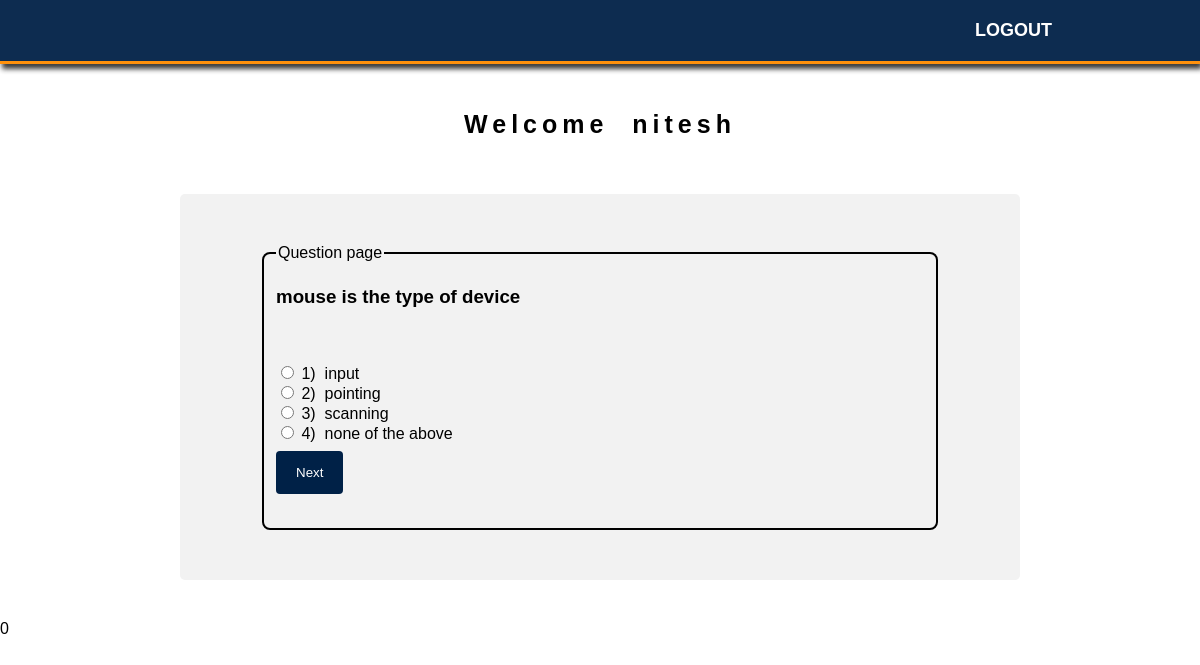
Page /question.php?type=2 (signed in) on the committed database.
### tables this page shows
CREATE TABLE `questions` (
  `id` int(255) NOT NULL AUTO_INCREMENT,
  `q_type` int(25) NOT NULL,
  `img_url` varchar(40) NOT NULL,
  `question` tinytext NOT NULL,
  `answer1` varchar(255) NOT NULL,
  `answer2` varchar(255) NOT NULL,
  `answer3` varchar(255) NOT NULL,
  `answer4` varchar(255) NOT NULL,
  `answer` varchar(255) NOT NULL,
  `created_on` datetime(6) NOT NULL,
  `updated_on` datetime(6) NOT NULL,
  PRIMARY KEY (`id`)
);

### question.php (the view, shortened to what this page needs)
<?php
  if(!isset($_SESSION['seas_user']))
     {
     header("location:/nitesh/modified/login.html");
     }
     else
         {
?>
<html>
<head>
<link rel="stylesheet" href="/nitesh/modified/style.css">
</head>
<body>
 <nav>
  <div class="container">
    <ul class="nav">
      <li><a href="/nitesh/modified/logout.php">Logout</a></li>
    </ul>
  </div>
</nav>
<center><h2>Welcome&nbsp&nbsp<?=$_SESSION['seas_user'];?></h2></center>
 <div class="log1">
 <fieldset>
 <legend> Question page</legend>
 <form action="/nitesh/modified/user_response.php" method="post" id="quiz">
 <?php
          if(isset($_GET['type']))
            {
				    $subject_type=$_SESSION['values'];
            }
include'database.php';
$userid=$_SESSION['seas_user_id'];
$sql="SELECT * FROM subject_status WHERE user_id='".$userid."' AND subject_type='".$subject_type."' AND status='1' ";
$query = mysqli_query($con,$sql );
          if(mysqli_num_rows($query) > 0)
            {
            echo "<br/><br/><span><center><h2>User  aleredy made test...!!<br/>  If u want give another subject test :)</h2></center></span>";
            }
              else
                  {
                   $qid_arr = implode(',',$_SESSION['q_id']);
                    $sql = "SELECT id,img_url, question, answer1, answer2, answer3, answer4, answer  FROM questions where q_type='$subject_type' AND id NOT IN ($qid_arr) ORDER BY RAND() LIMIT 1";
?>
<?php
$result = $con->query($sql);
     if ($result->num_rows > 0)
        {
        while($row = $result->fetch_assoc())
        {
?>
<h3><?php echo $row["question"]; ?></h3></br>
      <div>
				<input id="1" type="radio" name="answer" value="1" />
				<label for="1">1)&nbsp;
			        	<?php echo $row["answer1"]; ?>
				</label>
			</div>
      <div>
				<input id="2" type="radio" name="answer"  value="2" />
				<label for="2">2)&nbsp;
			        	<?php echo $row["answer2"]; ?>
				</label>
			</div>
      <div>
				<input id="3" type="radio" name="answer" value="3" />
				<label for="3">3)&nbsp;
			        	<?php echo $row["answer3"]; ?>
				</label>
			</div>
        <div>
					<input id="4" type="radio" name="answer" value="4" />
					<label for="4">4)&nbsp;
				        	<?php echo $row["answer4"]; ?>
					</label>
				</div>
<?php
     }
  }
?>
<input type="submit" class="hvr-grow"  name="submit" value="Next" onClick="return ValidateForm(this.form)" />
</form>
</fieldset>
</div>
</body>
</html>
<?php
                  }
            }
?>

### style.css (style rules this page uses)
body { margin: 0; padding: 0; font-family: 'Raleway', sans-serif; // background-image: url("1.jpg") ; -webkit-background-size: cover; -moz-background-size: cover; -o-background-size: cover; background-size: cover; }
a { text-decoration: none; color: #FF8C00; transition: coror .3s; }
h2 { font-size: 25px; letter-spacing: 5px; margin-top: 50px; padding: 60px 0 15px 0; }
.container { max-width: 940px; margin: 0 auto; padding: 0 10px; }
nav { background-color: #002147; border-bottom: 3px solid #FF8C00; opacity: .95; position: fixed; top: 0; left: 0; width: 100%; z-index: 1050; webkit-box-shadow: 2px 10px 5px 0px rgba(230,205,230,1); -moz-box-shadow: 2px 10px 5px 0px rgba(230,205,230,1); box-shadow: 2px 5px 5px 0px #333; }
nav ul { float: right; margin: 0; padding: 20px 0; }
nav li { color: #fff; display: inline; font-size: 18px; font-weight: 600; padding-right: 18px; text-decoration: none; text-transform: uppercase; }
nav a { text-decoration: none; color: #fff; transition: coror .3s; }
input[type=submit],input[type=reset] { width: 25px%; background-color: #002147; color: white; padding: 14px 20px; margin: 8px 0; border: none; border-radius: 4px; cursor: pointer; transition: all .3s ease-in-out; }
.log1 { border-radius: 5px ; background-color: #f2f2f2; padding:50px 80px 50px 80px ; margin:40px 180px 40px; // margin:auto; }
fieldset { border:2px solid black; border-radius: 8px; }

### rows in the picture
questions: question "mouse is the type of device", answer1 "input", answer2 "pointing", answer3 "scanning", answer4 "none of the above"

### other values in the picture
$_SESSION['seas_user'] "nitesh"
